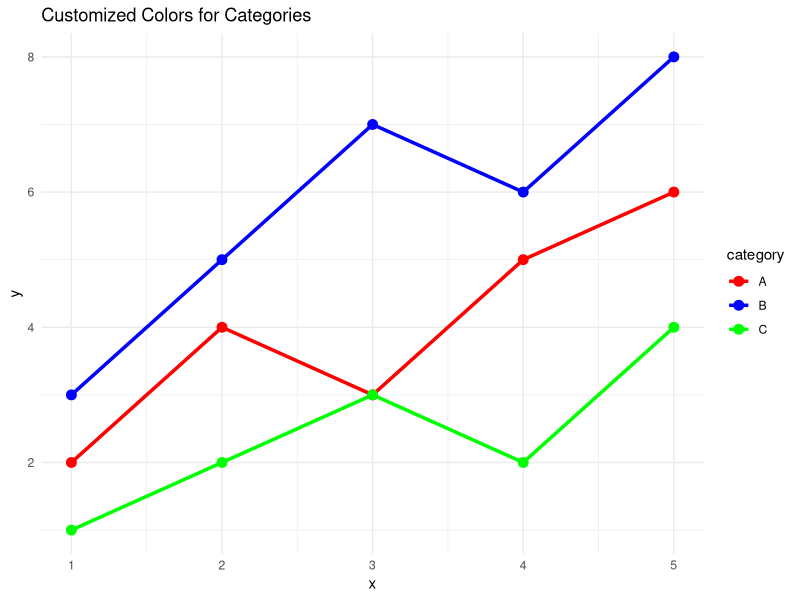

Here is the R script that generated this plot:
library(ggplot2)

data <- data.frame( category = rep(c("A", "B", "C"), each = 5),
                    x = rep(1:5, times = 3),
                    y = c(2, 4, 3, 5, 6, 3, 5, 7, 6, 8, 1, 2, 3, 2, 4))

custom_colors <- c("A" = "red", "B" = "blue", "C" = "green")


p <- ggplot(data, aes(x = x, y = y, color = category)) +
  geom_line(size = 1.2) +       
  geom_point(size = 3) +
  scale_color_manual(values = custom_colors) +
  ggtitle("Customized Colors for Categories") +
  theme_minimal()

print(p)